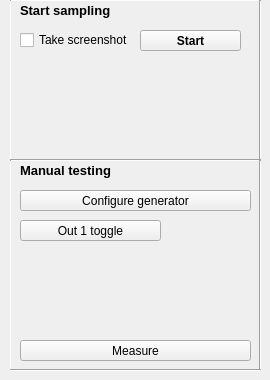
    <widget class="QWidget" name="tab">
     <attribute name="title">
      <string>Manual testing</string>
     </attribute>
     <widget class="QWidget" name="widget_23" native="true">
      <property name="geometry">
       <rect>
        <x>10</x>
        <y>0</y>
        <width>251</width>
        <height>161</height>
       </rect>
      </property>
      <widget class="Line" name="line_28">
       <property name="geometry">
        <rect>
         <x>0</x>
         <y>-10</y>
         <width>251</width>
         <height>21</height>
        </rect>
       </property>
       <property name="orientation">
        <enum>Qt::Horizontal</enum>
       </property>
      </widget>
      <widget class="QLabel" name="label_10">
       <property name="geometry">
        <rect>
         <x>10</x>
         <y>0</y>
         <width>101</width>
         <height>21</height>
        </rect>
       </property>
       <property name="font">
        <font>
         <pointsize>10</pointsize>
         <weight>75</weight>
         <bold>true</bold>
        </font>
       </property>
       <property name="text">
        <string>Start sampling</string>
       </property>
       <property name="textFormat">
        <enum>Qt::AutoText</enum>
       </property>
       <property name="wordWrap">
        <bool>false</bool>
       </property>
      </widget>
      <widget class="Line" name="line_29">
       <property name="geometry">
        <rect>
         <x>-10</x>
         <y>0</y>
         <width>20</width>
         <height>161</height>
        </rect>
       </property>
       <property name="orientation">
        <enum>Qt::Vertical</enum>
       </property>
      </widget>
      <widget class="Line" name="line_30">
       <property name="geometry">
        <rect>
         <x>240</x>
         <y>0</y>
         <width>20</width>
         <height>161</height>
        </rect>
       </property>
       <property name="orientation">
        <enum>Qt::Vertical</enum>
       </property>
      </widget>
      <widget class="QPushButton" name="start_butt">
       <property name="geometry">
        <rect>
         <x>130</x>
         <y>30</y>
         <width>101</width>
         <height>21</height>
        </rect>
       </property>
       <property name="font">
        <font>
         <weight>75</weight>
         <bold>true</bold>
        </font>
       </property>
       <property name="text">
        <string>Start</string>
       </property>
      </widget>
      <widget class="QCheckBox" name="isScreenshotable">
       <property name="geometry">
        <rect>
         <x>10</x>
         <y>30</y>
         <width>131</width>
         <height>20</height>
        </rect>
       </property>
       <property name="text">
        <string>Take screenshot</string>
       </property>
      </widget>
      <widget class="Line" name="line_31">
       <property name="geometry">
        <rect>
         <x>0</x>
         <y>150</y>
         <width>251</width>
         <height>21</height>
        </rect>
       </property>
       <property name="orientation">
        <enum>Qt::Horizontal</enum>
       </property>
      </widget>
     </widget>
     <widget class="QWidget" name="widget_38" native="true">
      <property name="geometry">
       <rect>
        <x>10</x>
        <y>160</y>
        <width>251</width>
        <height>211</height>
       </rect>
      </property>
      <widget class="Line" name="line_46">
       <property name="geometry">
        <rect>
         <x>0</x>
         <y>-10</y>
         <width>251</width>
         <height>21</height>
        </rect>
       </property>
       <property name="orientation">
        <enum>Qt::Horizontal</enum>
       </property>
      </widget>
      <widget class="QLabel" name="label_35">
       <property name="geometry">
        <rect>
         <x>10</x>
         <y>0</y>
         <width>101</width>
         <height>21</height>
        </rect>
       </property>
       <property name="font">
        <font>
         <pointsize>10</pointsize>
         <weight>75</weight>
         <bold>true</bold>
        </font>
       </property>
       <property name="text">
        <string>Manual testing</string>
       </property>
       <property name="textFormat">
        <enum>Qt::AutoText</enum>
       </property>
       <property name="wordWrap">
        <bool>false</bool>
       </property>
      </widget>
      <widget class="QPushButton" name="measure_butt">
       <property name="geometry">
        <rect>
         <x>10</x>
         <y>180</y>
         <width>231</width>
         <height>21</height>
        </rect>
       </property>
       <property name="text">
        <string>Measure</string>
       </property>
      </widget>
      <widget class="QPushButton" name="gen_out_butt">
       <property name="geometry">
        <rect>
         <x>10</x>
         <y>60</y>
         <width>141</width>
         <height>21</height>
        </rect>
       </property>
       <property name="text">
        <string>Out 1 toggle</string>
       </property>
      </widget>
      <widget class="QPushButton" name="gen_config_butt">
       <property name="geometry">
        <rect>
         <x>10</x>
         <y>30</y>
         <width>231</width>
         <height>21</height>
        </rect>
       </property>
       <property name="text">
        <string>Configure generator</string>
       </property>
      </widget>
      <widget class="Line" name="line_47">
       <property name="geometry">
        <rect>
         <x>240</x>
         <y>0</y>
         <width>20</width>
         <height>211</height>
        </rect>
       </property>
       <property name="orientation">
        <enum>Qt::Vertical</enum>
       </property>
      </widget>
      <widget class="Line" name="line_62">
       <property name="geometry">
        <rect>
         <x>-10</x>
         <y>0</y>
         <width>20</width>
         <height>211</height>
        </rect>
       </property>
       <property name="orientation">
        <enum>Qt::Vertical</enum>
       </property>
      </widget>
      <widget class="Line" name="line_63">
       <property name="geometry">
        <rect>
         <x>0</x>
         <y>200</y>
         <width>251</width>
         <height>21</height>
        </rect>
       </property>
       <property name="orientation">
        <enum>Qt::Horizontal</enum>
       </property>
      </widget>
     </widget>
    </widget>
